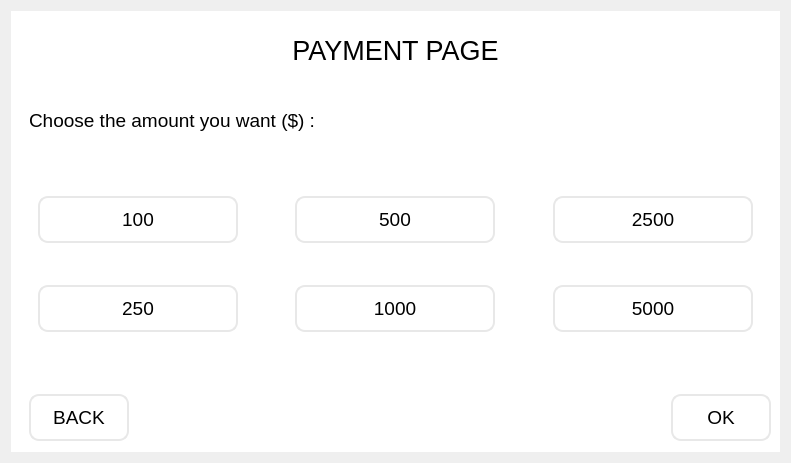
<?xml version="1.0" encoding="UTF-8"?>
<ui version="4.0">
 <class>Dialog</class>
 <widget class="QDialog" name="Dialog">
  <property name="geometry">
   <rect>
    <x>0</x>
    <y>0</y>
    <width>791</width>
    <height>463</height>
   </rect>
  </property>
  <property name="windowTitle">
   <string>Dialog</string>
  </property>
  <layout class="QVBoxLayout" name="verticalLayout">
   <item>
    <widget class="QFrame" name="frame">
     <property name="styleSheet">
      <string notr="true">*{
	border: none;
	background-color: transparent;
	color: #fff;
}
#centralwiget{
	background-color: rgb(255, 255, 255);
}
#side_menu{
	background-color: qlineargradient(spread:pad, x1:1, y1:1, x2:0, y2:0, stop:0 rgba(9, 22, 41, 255), stop:1 rgba(9, 31, 63, 255));
	border-radius: 20px;
}
#header{
	background-color: rgb(5, 17, 34);
}
QPushButton{
	padding: 10px;
	background-color: rgb(5, 17, 34);
	border-radius: 10px;
	color: white;
}
QPushButton:hover{
	background-color: qlineargradient(spread:pad, x1:1, y1:1, x2:0.130682, y2:0.165, stop:0 rgba(34, 120, 239, 255), stop:1 rgba(145, 185, 239, 255));
}
#main_body{
	background-color: white;
	border-radius: 10px;
}
QScrollBar::handle:vertical
{
      background-color: rgb(232, 232, 232);
      min-height: 5px;
      border-radius: 6px;
}
QScrollBar::add-line:vertical 
{
      border: none;
      background: none;
}

QScrollBar::sub-line:vertical
{
      border: none;
      background: none;
}</string>
     </property>
     <property name="frameShape">
      <enum>QFrame::StyledPanel</enum>
     </property>
     <property name="frameShadow">
      <enum>QFrame::Raised</enum>
     </property>
     <layout class="QVBoxLayout" name="verticalLayout_2">
      <property name="spacing">
       <number>0</number>
      </property>
      <property name="leftMargin">
       <number>0</number>
      </property>
      <property name="topMargin">
       <number>0</number>
      </property>
      <property name="rightMargin">
       <number>0</number>
      </property>
      <property name="bottomMargin">
       <number>0</number>
      </property>
      <item>
       <widget class="QFrame" name="frame_2">
        <property name="styleSheet">
         <string notr="true">background-color: white;</string>
        </property>
        <property name="frameShape">
         <enum>QFrame::StyledPanel</enum>
        </property>
        <property name="frameShadow">
         <enum>QFrame::Raised</enum>
        </property>
        <layout class="QGridLayout" name="gridLayout">
         <item row="2" column="0">
          <widget class="QFrame" name="frame_5">
           <property name="minimumSize">
            <size>
             <width>0</width>
             <height>50</height>
            </size>
           </property>
           <property name="maximumSize">
            <size>
             <width>16777215</width>
             <height>50</height>
            </size>
           </property>
           <property name="frameShape">
            <enum>QFrame::StyledPanel</enum>
           </property>
           <property name="frameShadow">
            <enum>QFrame::Raised</enum>
           </property>
           <layout class="QHBoxLayout" name="horizontalLayout">
            <property name="spacing">
             <number>0</number>
            </property>
            <property name="topMargin">
             <number>0</number>
            </property>
            <property name="rightMargin">
             <number>0</number>
            </property>
            <property name="bottomMargin">
             <number>0</number>
            </property>
            <item alignment="Qt::AlignLeft">
             <widget class="QPushButton" name="cancel">
              <property name="minimumSize">
               <size>
                <width>100</width>
                <height>0</height>
               </size>
              </property>
              <property name="font">
               <font>
                <pointsize>14</pointsize>
               </font>
              </property>
              <property name="styleSheet">
               <string notr="true">QPushButton{
	background-color: rgba(255, 255, 255, 0);
	color: black;
	border: 2px solid rgb(232, 232, 232);
}
QPushButton:hover{
	background-color: rgb(232, 232, 232);
}</string>
              </property>
              <property name="text">
               <string>BACK</string>
              </property>
             </widget>
            </item>
            <item alignment="Qt::AlignRight">
             <widget class="QPushButton" name="proceed">
              <property name="minimumSize">
               <size>
                <width>100</width>
                <height>0</height>
               </size>
              </property>
              <property name="font">
               <font>
                <pointsize>14</pointsize>
               </font>
              </property>
              <property name="styleSheet">
               <string notr="true">QPushButton{
	background-color: rgba(255, 255, 255, 0);
	color: black;
	border: 2px solid rgb(232, 232, 232);
}
QPushButton:hover{
	background-color: rgb(232, 232, 232);
}</string>
              </property>
              <property name="text">
               <string>OK</string>
              </property>
             </widget>
            </item>
           </layout>
          </widget>
         </item>
         <item row="0" column="0">
          <widget class="QFrame" name="frame_3">
           <property name="sizePolicy">
            <sizepolicy hsizetype="Preferred" vsizetype="Fixed">
             <horstretch>0</horstretch>
             <verstretch>0</verstretch>
            </sizepolicy>
           </property>
           <property name="minimumSize">
            <size>
             <width>0</width>
             <height>60</height>
            </size>
           </property>
           <property name="maximumSize">
            <size>
             <width>16777215</width>
             <height>60</height>
            </size>
           </property>
           <property name="styleSheet">
            <string notr="true"/>
           </property>
           <property name="frameShape">
            <enum>QFrame::StyledPanel</enum>
           </property>
           <property name="frameShadow">
            <enum>QFrame::Raised</enum>
           </property>
           <layout class="QHBoxLayout" name="horizontalLayout_2">
            <item>
             <widget class="QLabel" name="label_2">
              <property name="font">
               <font>
                <pointsize>20</pointsize>
               </font>
              </property>
              <property name="styleSheet">
               <string notr="true">color: black;</string>
              </property>
              <property name="text">
               <string>PAYMENT PAGE</string>
              </property>
              <property name="alignment">
               <set>Qt::AlignCenter</set>
              </property>
             </widget>
            </item>
           </layout>
          </widget>
         </item>
         <item row="1" column="0">
          <widget class="QFrame" name="frame_4">
           <property name="frameShape">
            <enum>QFrame::StyledPanel</enum>
           </property>
           <property name="frameShadow">
            <enum>QFrame::Raised</enum>
           </property>
           <layout class="QVBoxLayout" name="verticalLayout_3">
            <item>
             <widget class="QFrame" name="frame_6">
              <property name="sizePolicy">
               <sizepolicy hsizetype="Preferred" vsizetype="Fixed">
                <horstretch>0</horstretch>
                <verstretch>0</verstretch>
               </sizepolicy>
              </property>
              <property name="minimumSize">
               <size>
                <width>0</width>
                <height>50</height>
               </size>
              </property>
              <property name="maximumSize">
               <size>
                <width>16777215</width>
                <height>50</height>
               </size>
              </property>
              <property name="frameShape">
               <enum>QFrame::StyledPanel</enum>
              </property>
              <property name="frameShadow">
               <enum>QFrame::Raised</enum>
              </property>
              <layout class="QHBoxLayout" name="horizontalLayout_3">
               <property name="spacing">
                <number>0</number>
               </property>
               <property name="leftMargin">
                <number>0</number>
               </property>
               <property name="topMargin">
                <number>0</number>
               </property>
               <property name="rightMargin">
                <number>0</number>
               </property>
               <property name="bottomMargin">
                <number>0</number>
               </property>
               <item>
                <widget class="QLabel" name="label">
                 <property name="sizePolicy">
                  <sizepolicy hsizetype="Preferred" vsizetype="Fixed">
                   <horstretch>0</horstretch>
                   <verstretch>0</verstretch>
                  </sizepolicy>
                 </property>
                 <property name="minimumSize">
                  <size>
                   <width>0</width>
                   <height>50</height>
                  </size>
                 </property>
                 <property name="maximumSize">
                  <size>
                   <width>300</width>
                   <height>50</height>
                  </size>
                 </property>
                 <property name="font">
                  <font>
                   <pointsize>14</pointsize>
                  </font>
                 </property>
                 <property name="styleSheet">
                  <string notr="true">color: black;</string>
                 </property>
                 <property name="text">
                  <string>Choose the amount you want ($) :</string>
                 </property>
                </widget>
               </item>
               <item>
                <widget class="QLabel" name="sum">
                 <property name="font">
                  <font>
                   <pointsize>14</pointsize>
                  </font>
                 </property>
                 <property name="styleSheet">
                  <string notr="true">color: black;</string>
                 </property>
                 <property name="text">
                  <string/>
                 </property>
                </widget>
               </item>
              </layout>
             </widget>
            </item>
            <item>
             <widget class="QFrame" name="frame_7">
              <property name="frameShape">
               <enum>QFrame::StyledPanel</enum>
              </property>
              <property name="frameShadow">
               <enum>QFrame::Raised</enum>
              </property>
              <layout class="QGridLayout" name="gridLayout_2">
               <item row="1" column="0">
                <widget class="QPushButton" name="two_hundred">
                 <property name="minimumSize">
                  <size>
                   <width>200</width>
                   <height>0</height>
                  </size>
                 </property>
                 <property name="maximumSize">
                  <size>
                   <width>200</width>
                   <height>16777215</height>
                  </size>
                 </property>
                 <property name="font">
                  <font>
                   <pointsize>14</pointsize>
                  </font>
                 </property>
                 <property name="styleSheet">
                  <string notr="true">QPushButton{
	background-color: rgba(255, 255, 255, 0);
	color: black;
	border: 2px solid rgb(232, 232, 232);
}
QPushButton:hover{
	background-color: rgb(232, 232, 232);
}</string>
                 </property>
                 <property name="text">
                  <string>250</string>
                 </property>
                </widget>
               </item>
               <item row="1" column="2">
                <widget class="QPushButton" name="five_thousand">
                 <property name="sizePolicy">
                  <sizepolicy hsizetype="Fixed" vsizetype="Fixed">
                   <horstretch>0</horstretch>
                   <verstretch>0</verstretch>
                  </sizepolicy>
                 </property>
                 <property name="minimumSize">
                  <size>
                   <width>200</width>
                   <height>0</height>
                  </size>
                 </property>
                 <property name="font">
                  <font>
                   <pointsize>14</pointsize>
                  </font>
                 </property>
                 <property name="styleSheet">
                  <string notr="true">QPushButton{
	background-color: rgba(255, 255, 255, 0);
	color: black;
	border: 2px solid rgb(232, 232, 232);
}
QPushButton:hover{
	background-color: rgb(232, 232, 232);
}</string>
                 </property>
                 <property name="text">
                  <string>5000</string>
                 </property>
                </widget>
               </item>
               <item row="0" column="2">
                <widget class="QPushButton" name="two_half_thousand">
                 <property name="sizePolicy">
                  <sizepolicy hsizetype="Fixed" vsizetype="Fixed">
                   <horstretch>0</horstretch>
                   <verstretch>0</verstretch>
                  </sizepolicy>
                 </property>
                 <property name="minimumSize">
                  <size>
                   <width>200</width>
                   <height>0</height>
                  </size>
                 </property>
                 <property name="font">
                  <font>
                   <pointsize>14</pointsize>
                  </font>
                 </property>
                 <property name="styleSheet">
                  <string notr="true">QPushButton{
	background-color: rgba(255, 255, 255, 0);
	color: black;
	border: 2px solid rgb(232, 232, 232);
}
QPushButton:hover{
	background-color: rgb(232, 232, 232);
}</string>
                 </property>
                 <property name="text">
                  <string>2500</string>
                 </property>
                </widget>
               </item>
               <item row="1" column="1" alignment="Qt::AlignHCenter">
                <widget class="QPushButton" name="thousand">
                 <property name="sizePolicy">
                  <sizepolicy hsizetype="Fixed" vsizetype="Fixed">
                   <horstretch>0</horstretch>
                   <verstretch>0</verstretch>
                  </sizepolicy>
                 </property>
                 <property name="minimumSize">
                  <size>
                   <width>200</width>
                   <height>0</height>
                  </size>
                 </property>
                 <property name="font">
                  <font>
                   <pointsize>14</pointsize>
                  </font>
                 </property>
                 <property name="styleSheet">
                  <string notr="true">QPushButton{
	background-color: rgba(255, 255, 255, 0);
	color: black;
	border: 2px solid rgb(232, 232, 232);
}
QPushButton:hover{
	background-color: rgb(232, 232, 232);
}</string>
                 </property>
                 <property name="text">
                  <string>1000</string>
                 </property>
                </widget>
               </item>
               <item row="0" column="0">
                <widget class="QPushButton" name="hundred">
                 <property name="minimumSize">
                  <size>
                   <width>200</width>
                   <height>0</height>
                  </size>
                 </property>
                 <property name="maximumSize">
                  <size>
                   <width>200</width>
                   <height>16777215</height>
                  </size>
                 </property>
                 <property name="font">
                  <font>
                   <pointsize>14</pointsize>
                  </font>
                 </property>
                 <property name="styleSheet">
                  <string notr="true">QPushButton{
	background-color: rgba(255, 255, 255, 0);
	color: black;
	border: 2px solid rgb(232, 232, 232);
}
QPushButton:hover{
	background-color: rgb(232, 232, 232);
}</string>
                 </property>
                 <property name="text">
                  <string>100</string>
                 </property>
                </widget>
               </item>
               <item row="0" column="1" alignment="Qt::AlignHCenter">
                <widget class="QPushButton" name="half_thousand">
                 <property name="sizePolicy">
                  <sizepolicy hsizetype="Fixed" vsizetype="Fixed">
                   <horstretch>0</horstretch>
                   <verstretch>0</verstretch>
                  </sizepolicy>
                 </property>
                 <property name="minimumSize">
                  <size>
                   <width>200</width>
                   <height>0</height>
                  </size>
                 </property>
                 <property name="font">
                  <font>
                   <pointsize>14</pointsize>
                  </font>
                 </property>
                 <property name="styleSheet">
                  <string notr="true">QPushButton{
	background-color: rgba(255, 255, 255, 0);
	color: black;
	border: 2px solid rgb(232, 232, 232);
}
QPushButton:hover{
	background-color: rgb(232, 232, 232);
}</string>
                 </property>
                 <property name="text">
                  <string>500</string>
                 </property>
                </widget>
               </item>
              </layout>
             </widget>
            </item>
           </layout>
          </widget>
         </item>
        </layout>
       </widget>
      </item>
     </layout>
    </widget>
   </item>
  </layout>
 </widget>
 <resources/>
 <connections/>
</ui>
